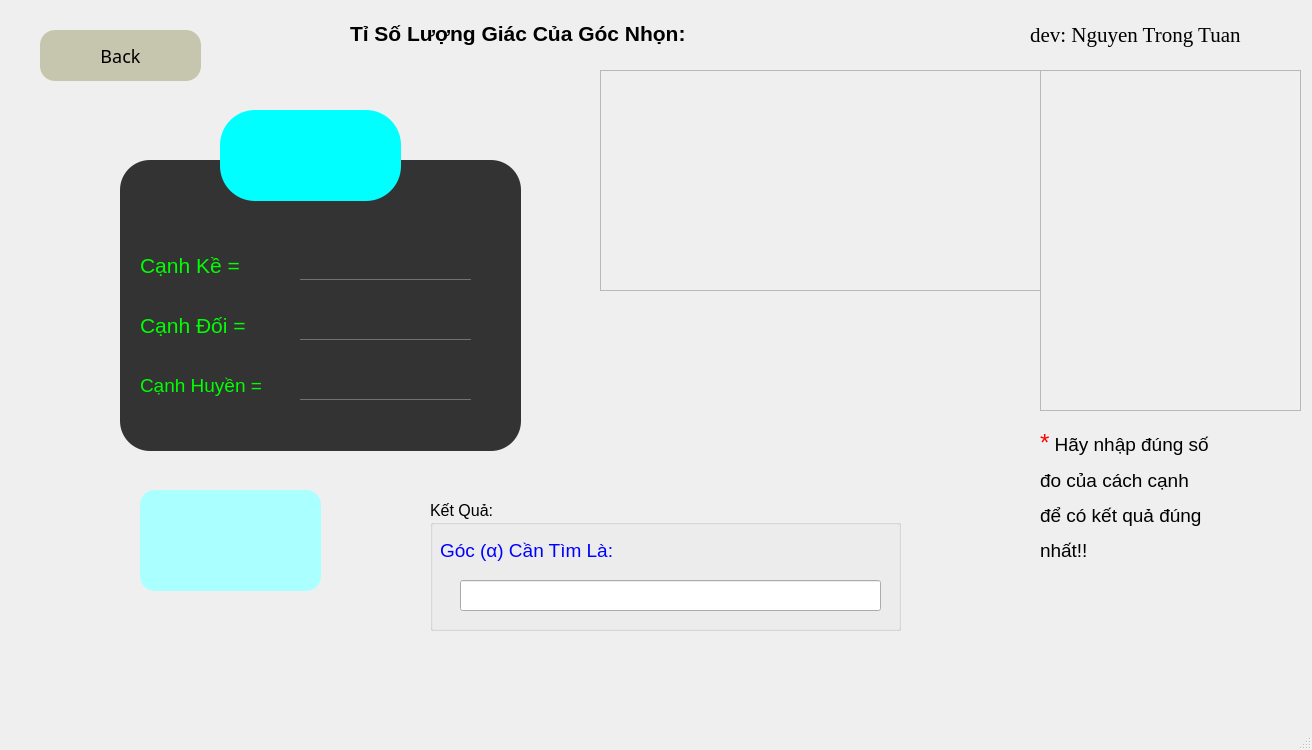
<?xml version="1.0" encoding="UTF-8"?>
<ui version="4.0">
 <class>MainWindow</class>
 <widget class="QMainWindow" name="MainWindow">
  <property name="geometry">
   <rect>
    <x>0</x>
    <y>0</y>
    <width>1312</width>
    <height>750</height>
   </rect>
  </property>
  <property name="windowTitle">
   <string>MainWindow</string>
  </property>
  <property name="styleSheet">
   <string notr="true">#button_back_tslg{font-family:century gothic;font-size:18px;background:rgba(170, 170, 131,0.6);border-radius:15px;}
#button_back_tslg:hover{background-color: rgb(135, 124, 255);}
#frame{background:url(:/picture/.img_hvtslg.jpg);}
#frame_2{background:url(:/picture/.img_cttslg.jpg);}
#frame_inp{background:#333;border-radius:30px;}
#pu{background:rgb(0, 255, 255);border-radius:35px;}
#inp_ktslg, #inp_dtslg , #inp_htslg{background:transparent;border:none;color:rgb(0, 255, 255);border-bottom:1px solid #717072;font-size:24px}
#out_tslg{font-size:25px;}
#button_enter_tslg{background:rgb(170, 255, 255);border-radius:15px;}
#button_enter_tslg:hover{background:rgb(0, 255, 255);}
</string>
  </property>
  <widget class="QWidget" name="centralwidget">
   <widget class="QLabel" name="label">
    <property name="geometry">
     <rect>
      <x>350</x>
      <y>13</y>
      <width>491</width>
      <height>41</height>
     </rect>
    </property>
    <property name="font">
     <font>
      <pointsize>16</pointsize>
      <weight>75</weight>
      <bold>true</bold>
     </font>
    </property>
    <property name="text">
     <string>Tỉ Số Lượng Giác Của Góc Nhọn:</string>
    </property>
   </widget>
   <widget class="QGroupBox" name="groupBox_2">
    <property name="geometry">
     <rect>
      <x>430</x>
      <y>500</y>
      <width>471</width>
      <height>131</height>
     </rect>
    </property>
    <property name="font">
     <font>
      <pointsize>12</pointsize>
     </font>
    </property>
    <property name="title">
     <string>Kết Quả: </string>
    </property>
    <widget class="QLabel" name="label_5">
     <property name="geometry">
      <rect>
       <x>10</x>
       <y>30</y>
       <width>231</width>
       <height>41</height>
      </rect>
     </property>
     <property name="text">
      <string>&lt;html&gt;&lt;head/&gt;&lt;body&gt;&lt;p&gt;&lt;span style=&quot; font-size:14pt; color:#0000ff;&quot;&gt;Góc (α) Cần Tìm Là:&lt;/span&gt;&lt;/p&gt;&lt;/body&gt;&lt;/html&gt;</string>
     </property>
    </widget>
    <widget class="QLineEdit" name="out_tslg">
     <property name="geometry">
      <rect>
       <x>30</x>
       <y>80</y>
       <width>421</width>
       <height>31</height>
      </rect>
     </property>
     <property name="text">
      <string/>
     </property>
    </widget>
   </widget>
   <widget class="QFrame" name="frame">
    <property name="geometry">
     <rect>
      <x>600</x>
      <y>70</y>
      <width>441</width>
      <height>221</height>
     </rect>
    </property>
    <property name="frameShape">
     <enum>QFrame::StyledPanel</enum>
    </property>
    <property name="frameShadow">
     <enum>QFrame::Raised</enum>
    </property>
   </widget>
   <widget class="QPushButton" name="button_back_tslg">
    <property name="geometry">
     <rect>
      <x>40</x>
      <y>30</y>
      <width>161</width>
      <height>51</height>
     </rect>
    </property>
    <property name="font">
     <font>
      <family>century gothic</family>
      <pointsize>-1</pointsize>
     </font>
    </property>
    <property name="text">
     <string>Back</string>
    </property>
    <property name="icon">
     <iconset resource="image.qrc">
      <normaloff>:/picture/.icon_back.png</normaloff>:/picture/.icon_back.png</iconset>
    </property>
    <property name="iconSize">
     <size>
      <width>35</width>
      <height>35</height>
     </size>
    </property>
   </widget>
   <widget class="QFrame" name="frame_2">
    <property name="geometry">
     <rect>
      <x>1040</x>
      <y>70</y>
      <width>261</width>
      <height>341</height>
     </rect>
    </property>
    <property name="frameShape">
     <enum>QFrame::StyledPanel</enum>
    </property>
    <property name="frameShadow">
     <enum>QFrame::Raised</enum>
    </property>
   </widget>
   <widget class="QFrame" name="frame_inp">
    <property name="geometry">
     <rect>
      <x>120</x>
      <y>160</y>
      <width>401</width>
      <height>291</height>
     </rect>
    </property>
    <property name="frameShape">
     <enum>QFrame::StyledPanel</enum>
    </property>
    <property name="frameShadow">
     <enum>QFrame::Raised</enum>
    </property>
    <widget class="QLabel" name="label_2">
     <property name="geometry">
      <rect>
       <x>20</x>
       <y>90</y>
       <width>101</width>
       <height>31</height>
      </rect>
     </property>
     <property name="text">
      <string>&lt;html&gt;&lt;head/&gt;&lt;body&gt;&lt;p&gt;&lt;span style=&quot; font-size:16pt; color:#00ff00;&quot;&gt;Cạnh Kề = &lt;/span&gt;&lt;/p&gt;&lt;/body&gt;&lt;/html&gt;</string>
     </property>
    </widget>
    <widget class="QLineEdit" name="inp_ktslg">
     <property name="geometry">
      <rect>
       <x>180</x>
       <y>89</y>
       <width>171</width>
       <height>31</height>
      </rect>
     </property>
     <property name="text">
      <string/>
     </property>
    </widget>
    <widget class="QLabel" name="label_3">
     <property name="geometry">
      <rect>
       <x>20</x>
       <y>150</y>
       <width>111</width>
       <height>31</height>
      </rect>
     </property>
     <property name="text">
      <string>&lt;html&gt;&lt;head/&gt;&lt;body&gt;&lt;p&gt;&lt;span style=&quot; font-size:16pt; color:#00ff00;&quot;&gt;Cạnh Đối = &lt;/span&gt;&lt;/p&gt;&lt;/body&gt;&lt;/html&gt;</string>
     </property>
    </widget>
    <widget class="QLineEdit" name="inp_dtslg">
     <property name="geometry">
      <rect>
       <x>180</x>
       <y>149</y>
       <width>171</width>
       <height>31</height>
      </rect>
     </property>
     <property name="text">
      <string/>
     </property>
    </widget>
    <widget class="QLineEdit" name="inp_htslg">
     <property name="geometry">
      <rect>
       <x>180</x>
       <y>209</y>
       <width>171</width>
       <height>31</height>
      </rect>
     </property>
     <property name="text">
      <string/>
     </property>
    </widget>
    <widget class="QLabel" name="label_4">
     <property name="geometry">
      <rect>
       <x>20</x>
       <y>210</y>
       <width>131</width>
       <height>31</height>
      </rect>
     </property>
     <property name="text">
      <string>&lt;html&gt;&lt;head/&gt;&lt;body&gt;&lt;p&gt;&lt;span style=&quot; font-size:14pt; color:#00ff00;&quot;&gt;Cạnh Huyền = &lt;/span&gt;&lt;/p&gt;&lt;/body&gt;&lt;/html&gt;</string>
     </property>
    </widget>
   </widget>
   <widget class="QPushButton" name="button_enter_tslg">
    <property name="geometry">
     <rect>
      <x>140</x>
      <y>490</y>
      <width>181</width>
      <height>101</height>
     </rect>
    </property>
    <property name="font">
     <font>
      <pointsize>12</pointsize>
     </font>
    </property>
    <property name="text">
     <string/>
    </property>
    <property name="icon">
     <iconset resource="image.qrc">
      <normaloff>:/picture/.icon_enter.png</normaloff>:/picture/.icon_enter.png</iconset>
    </property>
    <property name="iconSize">
     <size>
      <width>75</width>
      <height>75</height>
     </size>
    </property>
   </widget>
   <widget class="QPushButton" name="pu">
    <property name="geometry">
     <rect>
      <x>220</x>
      <y>110</y>
      <width>181</width>
      <height>91</height>
     </rect>
    </property>
    <property name="text">
     <string/>
    </property>
    <property name="icon">
     <iconset resource="image.qrc">
      <normaloff>:/picture/.icon_input.png</normaloff>:/picture/.icon_input.png</iconset>
    </property>
    <property name="iconSize">
     <size>
      <width>80</width>
      <height>80</height>
     </size>
    </property>
   </widget>
   <widget class="QLabel" name="label_9">
    <property name="geometry">
     <rect>
      <x>1040</x>
      <y>410</y>
      <width>251</width>
      <height>171</height>
     </rect>
    </property>
    <property name="text">
     <string>&lt;html&gt;&lt;head/&gt;&lt;body&gt;&lt;p&gt;&lt;span style=&quot; font-size:18pt; color:#ff0000;&quot;&gt;*&lt;/span&gt;&lt;span style=&quot; font-size:14pt;&quot;&gt; Hãy nhập đúng số&lt;/span&gt;&lt;/p&gt;&lt;p&gt;&lt;span style=&quot; font-size:14pt;&quot;&gt;đo của cách cạnh &lt;/span&gt;&lt;/p&gt;&lt;p&gt;&lt;span style=&quot; font-size:14pt;&quot;&gt;để có kết quả đúng &lt;/span&gt;&lt;/p&gt;&lt;p&gt;&lt;span style=&quot; font-size:14pt;&quot;&gt;nhất!!&lt;/span&gt;&lt;/p&gt;&lt;/body&gt;&lt;/html&gt;</string>
    </property>
   </widget>
   <widget class="QLabel" name="label_12">
    <property name="geometry">
     <rect>
      <x>1030</x>
      <y>20</y>
      <width>271</width>
      <height>31</height>
     </rect>
    </property>
    <property name="font">
     <font>
      <family>Times New Roman</family>
      <pointsize>14</pointsize>
     </font>
    </property>
    <property name="text">
     <string>&lt;html&gt;&lt;head/&gt;&lt;body&gt;&lt;p&gt;&lt;span style=&quot; font-size:16pt;&quot;&gt;dev: Nguyen Trong Tuan&lt;/span&gt;&lt;/p&gt;&lt;/body&gt;&lt;/html&gt;</string>
    </property>
   </widget>
  </widget>
  <widget class="QMenuBar" name="menubar">
   <property name="geometry">
    <rect>
     <x>0</x>
     <y>0</y>
     <width>1312</width>
     <height>26</height>
    </rect>
   </property>
  </widget>
  <widget class="QStatusBar" name="statusbar"/>
 </widget>
 <resources>
  <include location="image.qrc"/>
  <include location="image.qrc"/>
 </resources>
 <connections/>
</ui>
